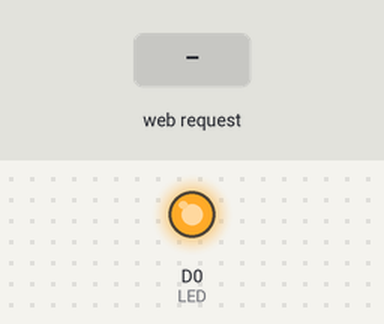
Simulated run of this sketch. Board: ESP8266 (NodeMCU). Shown: output pins drawn as LEDs (lit = HIGH). The test bench sets the inputs (shaded band). WiFi joins after 1.5 s; servers stay silent unless stated; what the sketch prints to the serial monitor is not drawn.

Above: at 4.6 s.
4.7 s: HTTP request GET /on received
At 5.9 s:
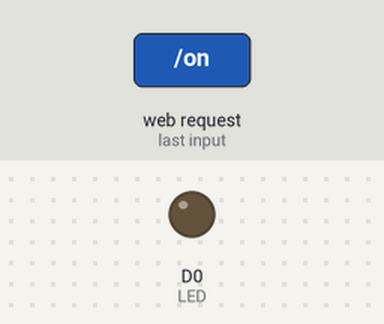
6.2 s: HTTP request GET /off received
At 7.1 s:
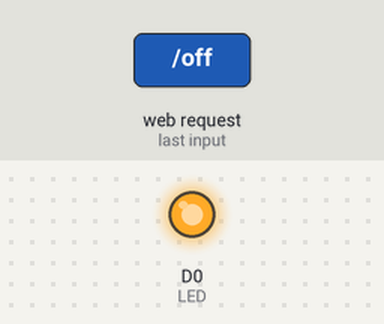
Timing chart, 0 to 9.2 s (numbered marks = the images above; inputs shaded):
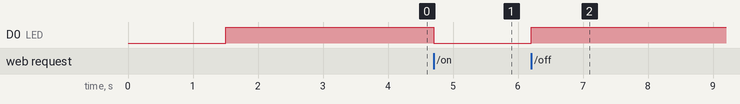

The sketch:

WLanTest.ino
```cpp
#include <ESP8266WiFi.h>
#include <WiFiClient.h>
#include <ESP8266WebServer.h>
#include <ESP8266mDNS.h>
#include <RCSwitch.h>
#include <ArduinoJson.h>

const char* ssid = "betahaus2.0";
const char* password = "betahaus10?";


RCSwitch Switch = RCSwitch();
ESP8266WebServer server(80);

#define LED 16

bool bOn = false;

void ChargingOn()
{
  digitalWrite(LED, 0);
  Switch.send("000101010101000101010101");
  bOn = true;
}
void ChargingOff()
{
  digitalWrite(LED, 1);
  Switch.send("000101010101000101010100");
  bOn = false;
}

void ChangeChargingState(bool bNewOn)
{
  if (bNewOn)
  {
    ChargingOn();
  }
  else
  {
    ChargingOff();
  }
}

void ToggleChargeState()
{
    if (bOn)
  {
    ChargingOff();
  }
  else
  {
    ChargingOn();
  }
}

void TrollChargeState()
{
  for (int i = 0; i <= 30; i++)
  {
    ToggleChargeState();
    delay(2000);
  }
}

void handleRoot()
{
  //digitalWrite(led, 1);
  server.send(200, "text/plain", "hello from esp8266!");
  Serial.println("Request");
  //digitalWrite(led, 0);
}

void handleStateRequest()
{
  StaticJsonBuffer<200> jsonBuffer;

  JsonObject& root = jsonBuffer.createObject();
  root["status"] = bOn;
  String Buffer;
  root.printTo(Buffer);
  server.send(200, "application/json", Buffer);
}

void handleOnRequest()
{
  Serial.println("Turn on Request received!");
  ChargingOn();
  handleStateRequest();
}

void handleOffRequest()
{
  Serial.println("Turn off Request received!");
  ChargingOff();
  handleStateRequest();
}

void handleToggleRequest()
{
  Serial.println("Toggle Request received!");
  ToggleChargeState();
  handleStateRequest();
}

void handleTrollRequest()
{
  Serial.println("Troll Request received!");
  TrollChargeState();
  handleStateRequest();
}

void handleNotFound()
{
  //digitalWrite(led, 1);
  String message = "File Not Found\n\n";
  message += "URI: ";
  message += server.uri();
  message += "\nMethod: ";
  message += (server.method() == HTTP_GET)?"GET":"POST";
  message += "\nArguments: ";
  message += server.args();
  message += "\n";
  for (uint8_t i=0; i<server.args(); i++){
    message += " " + server.argName(i) + ": " + server.arg(i) + "\n";
  }
  server.send(404, "text/plain", message);
  //digitalWrite(led, 0);
}

void setup(void)
{
  pinMode(LED, OUTPUT);
 // digitalWrite(led, 0);
  Serial.begin(115200);
  WiFi.begin(ssid, password);
  Serial.println("");

  // Wait for connection
  while (WiFi.status() != WL_CONNECTED) {
    delay(500);
    Serial.print(".");
  }
  Serial.println("");
  Serial.print("Connected to ");
  Serial.println(ssid);
  Serial.print("IP address: ");
  Serial.println(WiFi.localIP());

  if (MDNS.begin("esp8266")) {
    Serial.println("MDNS responder started");
  }

  server.on("/", handleRoot);
  server.on("/on", handleOnRequest);
  server.on("/off", handleOffRequest);
  server.on("/state", handleStateRequest);
  server.on("/toggle", handleToggleRequest);
  server.on("/troll", handleTrollRequest);
  server.onNotFound (handleNotFound );

  server.begin();
  Serial.println("HTTP server started");


  Switch.enableTransmit(D4);
  Switch.setProtocol(1);
  Switch.setPulseLength(433);
  Switch.setRepeatTransmit(4);

  ChargingOff();
}

void loop(void){
  server.handleClient();
}
```

Measured:
- after the input at 4.7 s, D0 (LED): HIGH → LOW at once
- after the input at 6.2 s, D0 (LED): LOW → HIGH at once
